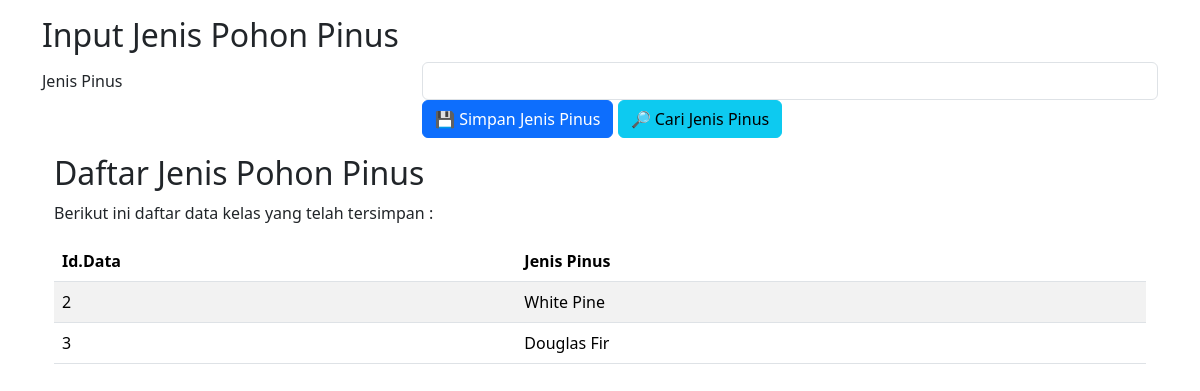
The app's page /input_jenis_pinus.php with its own data.
### tables this page shows
CREATE TABLE `kelas` (
  `IdKelas` int(11) NOT NULL,
  `Jenis_Pinus` varchar(15) DEFAULT NULL
);

### tabel_daftar_kelas.php (the view, shortened to what this page needs)
<!DOCTYPE html>
<html lang="en">
<head>
  <link href="https://cdn.jsdelivr.net/npm/bootstrap@5.3.3/dist/css/bootstrap.min.css" rel="stylesheet">
</head>
<body>
<div class="container mt-3">
  <h2>Daftar Jenis Pohon Pinus</h2>
  <p>Berikut ini daftar data kelas yang telah tersimpan :</p>
  <table class="table table-striped">
    <thead>
      <tr>
        <th>Id.Data</th>
        <th>Jenis Pinus</th>
      </tr>
    </thead>
    <tbody>
      <?php $sql="SELECT * FROM `kelas`";
      $q=mysqli_query($koneksi,$sql);
      $r=mysqli_fetch_array($q);
      do {
      ?>
      <tr>
        <td><?php echo $r['IdKelas'];?></td>
        <td><?php echo $r['Jenis_Pinus'];?></td>
      </tr>
      <?php }while($r=mysqli_fetch_array($q));
      ?>
    </tbody>
  </table>
</div>
</body>
</html>

### records on screen
kelas: IdKelas "2", Jenis_Pinus "White Pine"
kelas: IdKelas "3", Jenis_Pinus "Douglas Fir"
